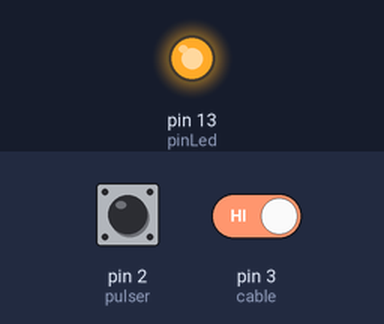
The sketch below on a simulated Arduino Uno, built with avr-gcc and run on an emulated ATmega328P. Shown: output pins drawn as LEDs (lit = HIGH). Dashed ring = blinking. Inputs (shaded band) come from the test bench; at power-on: pin 2 (pulser) HIGH, pin 3 (cable) HIGH.

Above: at 1.2 s.
1.3 s: pin 2 (pulser) pulled LOW for 0.15 s
At 2.3 s:
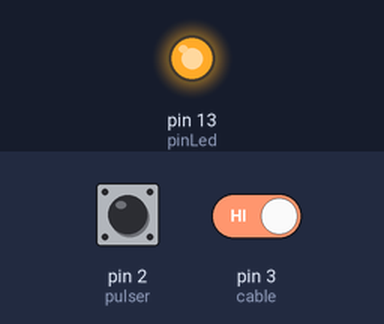
2.9 s: pin 3 (cable) driven LOW
At 3.8 s:
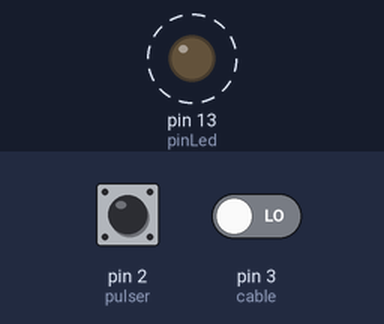
Timing chart, 0 to 11.9 s (numbered marks = the images above; inputs shaded):
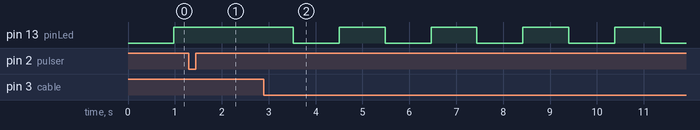

Measured:
- after the input at 1.3 s, pin 13 (pinLed): stays HIGH (without the input it goes to LOW after 0.66 s)
- after the input at 2.9 s, pin 13 (pinLed): alternates HIGH for 0.98 s and LOW for 0.98 s, starting after 0.62 s

The sketch:

timmers_mega_24122021.ino
```cpp
//timer0 will interrupt at 2kHz

volatile byte ledState = LOW;
volatile unsigned int cuenta = 0;

int pinLed=13;
int pulser=2;
int cable=3;

void setup() {

  pinMode(pinLed, OUTPUT);
  pinMode(pulser,INPUT);
  pinMode(cable,INPUT);


   SREG = (SREG & 0b01111111); //Desabilitar interrupciones

    TIMSK2 = TIMSK2|0b00000001; //Habilita la interrupcion por desbordamiento
  TCCR2B = 0b00000111; //Configura preescala para que FT2 sea de 7812.5Hz

   SREG = (SREG & 0b01111111) | 0b10000000; //Habilitar interrupciones //Desabilitar interrupciones


}

void loop() {
  // put your main code here, to run repeatedly:

  if(digitalRead(pulser)==LOW){
     TIMSK2 = TIMSK2&0b11111110;
    }


  if(digitalRead(cable)==LOW){

      TIMSK2 = TIMSK2|0b00000001;


    }


}


ISR(TIMER2_OVF_vect){

  cuenta++;
    if(cuenta > 29) {

     ledState=!ledState;

      digitalWrite(pinLed,ledState);
      cuenta=0;


    }

}
```
